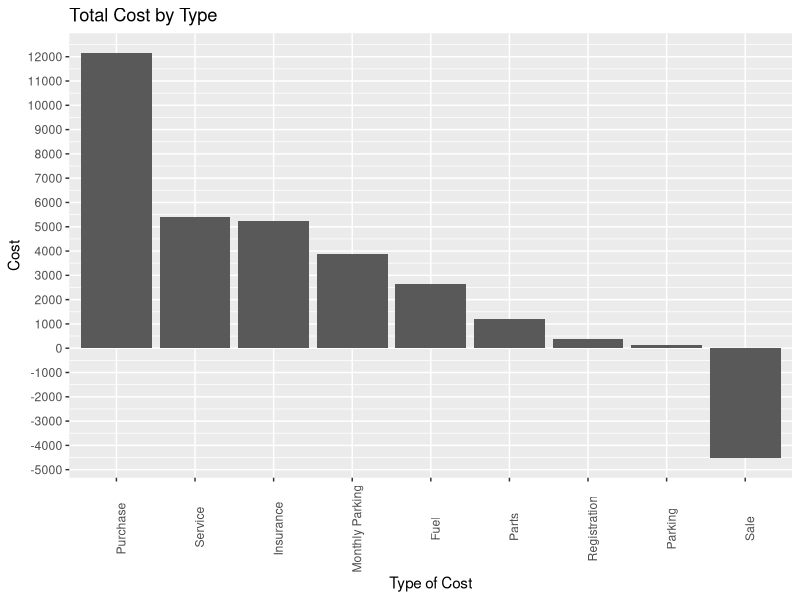

Recreate this plot in R. (Note: this script raises an error after producing the figure.)
## ---- chunk 1
knitr::opts_chunk$set(echo = TRUE,
                      out.width = '700px',
                      dpi = 300)
library(dplyr)
library(magrittr)
library(ggplot2)
library(lubridate)
## ---- chunk 2
fuel <- read.csv("data/Mazda3.csv")

fuel$Distance <- c(-diff(fuel$Odometer),NA)
fuel$L.100km <- fuel$Fuel.Amount / fuel$Distance * 100
summary(fuel)

service <- read.csv("data/Service.csv")
summary(service)
fixed <- read.csv("data/Fixed.csv")
summary(fixed)
parking <- read.csv("data/Parking.csv")
summary(parking)

## ---- chunk 3
totals <- summarise(group_by(fixed, Type), Cost = sum(Cost))
totals <- rbind(totals, summarise(group_by(service, Type), Cost = sum(Cost)))
totals <- rbind(totals, data.frame(Type = "Fuel", Cost = sum(fuel$Total.Cost)))
totals <- rbind(totals, data.frame(Type = "Parking", Cost = sum(parking$Cost)))
totals
## ---- chunk 4
p <- ggplot(totals, aes(x = reorder(Type, -Cost), y = Cost))
p + geom_bar(stat = "identity", position = "identity") +
  xlab("Type of Cost") + theme(axis.text.x = element_text(angle=90)) +
  scale_y_continuous(breaks = seq((as.integer(min(totals$Cost)/1000) - 1) * 1000, (as.integer(max(totals$Cost)) + 1) * 1000, 1000)) + ggtitle("Total Cost by Type")
## ---- chunk 5
total_costs <- sum(totals$Cost)
fixed$Date <- ymd(fixed$Date)
duration <- interval(min(fixed$Date), max(fixed$Date))
cost_per_year <- total_costs / time_length(duration, unit = "year")
## ---- chunk 6
a <- summarise(group_by(fixed, year(Date)), Cost = sum(Cost), Kind = "fixed")
b <- summarise(group_by(service, year(Date)), Cost = sum(Cost), Kind = "variable")
c <- summarise(group_by(fuel, year(Date)), Cost = sum(Total.Cost), Kind = "variable")
d <- summarise(group_by(parking, year(Date)), Cost = sum(Cost), Kind = "variable")

t <- bind_rows(list(a,b,c,d))
names(t)[1] = "Year"

p <- ggplot()
p + geom_bar(data = subset(t, Cost >= 0), aes(x = Year, y= Cost, fill = Kind), stat= "identity") + 
  geom_bar(data = subset(t, Cost < 0), aes(x = Year, y= Cost, fill = Kind), stat= "identity", position = "identity") +
  scale_y_continuous(breaks = seq(-3000, 11000, 1000)) + ggtitle("Total Cost by Year")
## ---- chunk 7
price_with_tax <- 10000 * 1.13
purchase <- round(totals$Cost[totals$Type == "Purchase"], 2)
loan_cost <- round(purchase - price_with_tax, 2)
payment <- 106.84
loan_payments <- sum(fixed$Cost[fixed$Description =="Loan Payment"])
interest <- loan_cost / (loan_payments / payment)
interest_cost <- filter(fixed, Description == "Loan Payment")
interest_cost$Cost <- interest_cost$Cost / payment * interest

fixed_less_sunk <- rbind(filter(fixed, Type != "Purchase") ,interest_cost)
  
a <- summarise(group_by(fixed_less_sunk, year(Date)), Cost = sum(Cost), Kind = "fixed")
b <- summarise(group_by(service, year(Date)), Cost = sum(Cost), Kind = "variable")
c <- summarise(group_by(fuel, year(Date)), Cost = sum(Total.Cost), Kind = "variable")
d <- summarise(group_by(parking, year(Date)), Cost = sum(Cost), Kind = "variable")

e <- bind_rows(list(a,b,c,d))
names(e)[1] = "Year"

p <- ggplot()
p + geom_bar(data = subset(e, Cost >= 0), aes(x = Year, y= Cost, fill = Kind), stat= "identity") + 
  geom_bar(data = subset(e, Cost < 0), aes(x = Year, y= Cost, fill = Kind), stat= "identity", position = "identity") +
  scale_y_continuous(breaks = seq(-3000, 11000, 1000)) + ggtitle("Total Cost by Year (without 'sunk' costs)")
